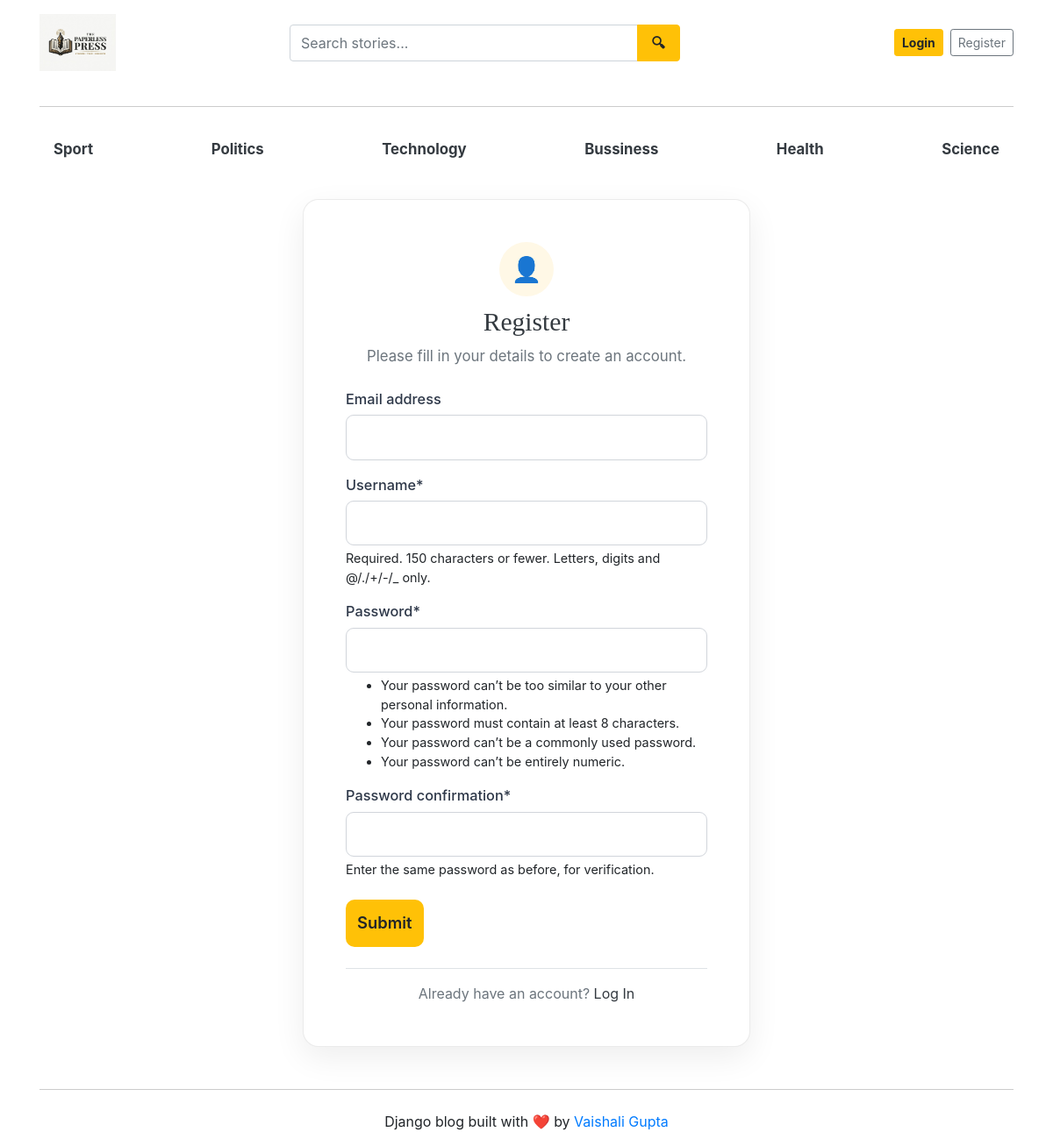
Screenshot of /register/ with the database file from the repository.
### blogs/models.py (models this page shows, shortened)
class Category(models.Model):
    category_name=models.CharField(max_length=50, unique=True)
    created_at = models.DateTimeField(auto_now_add=True)
    updated_at = models.DateTimeField(auto_now=True)
    class Meta :
        verbose_name_plural= 'categories'

### blog_main/views.py (the view)
# urls.py: path('register/', views.register, name='register'),
def register(request):
    if request.method == 'POST':
        form = RegistrationForm(request.POST)
        if form.is_valid():
            form.save()
            return redirect('login')
        else:
            print(form.errors)
    else:
        form = RegistrationForm()
    context={
        'form':form,
    }
    return render(request,'register.html', context)

### blog_main/forms.py
class RegistrationForm(UserCreationForm):
    class Meta:
        model=User
        fields=('email', 'username', 'password1', 'password2')

### blogs/context_processors.py (called while the page is built)
def get_categories(request):
    categories=Category.objects.all()
    return dict(categories=categories)

def get_social_links(request):
    social_links = SocialLink.objects.all()
    about = About.objects.first()  # first entry nikal lega
    return dict(social_links=social_links, about=about)

### templates/register.html (shortened to what this page needs)
{% extends 'base.html' %}
{% load crispy_forms_tags %}
{% block content %}
<div class="container py-4 auth-wrapper">
    <div class="col-12 col-sm-11 col-md-9 col-lg-6" style="max-width: 620px;">
        <div class="card auth-card p-4 p-sm-5">
            <div class="card-body p-0">
                <div class="text-center mb-4">
                    <div class="auth-icon-badge">
                        <span>👤</span>
                    </div>
                    <h2 class="fw-bold mb-2 text-dark">Register</h2>
                    <p class="text-muted subtitle">Please fill in your details to create an account.</p>
                </div>
                <form method="POST" action="{% url 'register' %}">
                    <div class="mb-3">
                        {{ form|crispy }}
                    </div>
                    <div class="d-grid mt-4">
                        <button type="submit" class="btn btn-brand">
                            Submit
                        </button>
                    </div>
                </form>
                <div class="text-center mt-4 pt-3 border-top auth-footer-text">
                    <span class="text-muted">Already have an account?</span>
                    <a href="{% url 'login' %}" class="fw-bold text-decoration-none text-dark ms-1">
                        Log In
                    </a>
                </div>
            </div>
        </div>
    </div>
</div>
{% endblock %}

### templates/base.html (shortened to what this page needs)
{% load static %}
<!DOCTYPE html>
<html lang="en">
<head>
    <link href="https://getbootstrap.com/docs/4.0/dist/css/bootstrap.min.css" rel="stylesheet">
    <link href="{% static 'css/blog.css' %}" rel="stylesheet">
    <link rel="stylesheet" href="https://cdnjs.cloudflare.com/ajax/libs/font-awesome/4.7.0/css/font-awesome.min.css">
</head>
<body>
    <div class="container">
      <header class="blog-header py-3">
        <div class="row align-items-center">
          <div class="col-6 col-md-3">
            <a href="/" class="d-inline-block">
              <img src="{% static 'images/logo.jpeg' %}"
                   alt="The Paperless Press"
                   style="height: 65px; max-width: 100%; object-fit: contain;">
            </a>
          </div>
          <div class="col-6 col-md-4 order-md-3 d-flex justify-content-end align-items-center">
            {% if not user.is_authenticated %}
              <a class="btn btn-sm btn-warning font-weight-bold mr-2 text-nowrap" href="{% url 'login' %}">Login</a>
              <a class="btn btn-sm btn-outline-secondary text-nowrap" href="{% url 'register' %}">Register</a>
            {% else %}
              <a class="btn btn-sm btn-warning font-weight-bold mr-2 text-nowrap" href="{% url 'dashboard' %}">Dashboard</a>
              <a class="btn btn-sm btn-warning font-weight-bold text-nowrap" href="{% url 'logout' %}">Logout</a>
            {% endif %}
          </div>
          <div class="col-12 col-md-5 order-md-2 mt-3 mt-md-0">
            <form action="{% url 'search' %}" method="GET" class="m-0">
              <div class="input-group">
                <input type="text"
                       class="form-control"
                       name="keyword"
                       value="{{ keyword }}"
                       placeholder="Search stories..."
                       style="height: 42px; border-radius: 4px 0 0 4px; border: 1.5px solid #ced4da;">
                <div class="input-group-append">
                  <button class="btn btn-warning"
                          type="submit"
                          style="height: 42px; padding: 0 16px; border-radius: 0 4px 4px 0; font-weight: 600;">
                    🔍︎
                  </button>
                </div>
              </div>
            </form>
          </div>
        </div>
      </header>
      <hr class="my-4" style="border-top: 1px solid #cccccc;">
      <div class="nav-scroller py-1 mb-2">
        <nav class="nav d-flex justify-content-between">
          {% for cat in categories %}
          <a class="px-3 py-2 text-dark font-weight-bold"
            href="{% url 'posts_by_category' cat.id %}"
            style="font-size: 1.05rem; border-radius: 8px; text-decoration: none; transition: background 0.2s ease;"
            onmouseover="this.style.backgroundColor='#e9ecef';"
            onmouseout="this.style.backgroundColor='transparent';">
               {{cat.category_name}}
          </a>
          {% endfor %}
        </nav>
      </div>
{% block content %}
{% endblock %}
<hr class="my-4" style="border-top: 1px solid #cccccc;">
<footer class="blog-footer text-center">
  <p>Django blog built with ❤️ by <a href="#">Vaishali Gupta</a></p>
</footer>
</body>
</html>

### blog_main/static/css/blog.css (style rules this page uses)
h1, h2, h3, h4, h5, h6 { font-family: "Playfair Display", Georgia, "Times New Roman", serif; }

### templates/register.html (style rules this page uses)
.auth-wrapper { min-height: 80vh; display: flex; align-items: center; justify-content: center; }
.auth-card { border-radius: 18px; border: 1px solid rgba(0, 0, 0, 0.08); background: #ffffff; box-shadow: 0 12px 36px rgba(0, 0, 0, 0.07); }
.auth-icon-badge { width: 62px; height: 62px; border-radius: 50%; background: #fff8e6; color: #ffc107; display: inline-flex; align-items: center; justify-content: center; font-size: 28px; margin-bottom: 12px; }
.auth-card h2 { font-size: 1.85rem; }
.auth-card .subtitle { font-size: 1.05rem; }
.auth-card label { font-size: 1.02rem; font-weight: 500; margin-bottom: 6px; color: #2d3748; }
.auth-card input.form-control, .auth-card select.form-select { font-size: 1.05rem; padding: 12px 16px; border-radius: 9px; border: 1px solid #d1d5db; }
.auth-card .form-text, .auth-card .help-block { font-size: 0.9rem; }
.btn-brand { background-color: #ffc107; border: none; color: #212529; font-size: 1.15rem; font-weight: 600; padding: 13px; border-radius: 10px; transition: all 0.3s ease; }
.auth-footer-text { font-size: 1rem; }

### rows the page displays
Category: category_name "Sport"
Category: category_name "Politics"
Category: category_name "Technology"
Category: category_name "Bussiness"
Category: category_name "Health"
Category: category_name "Science"
